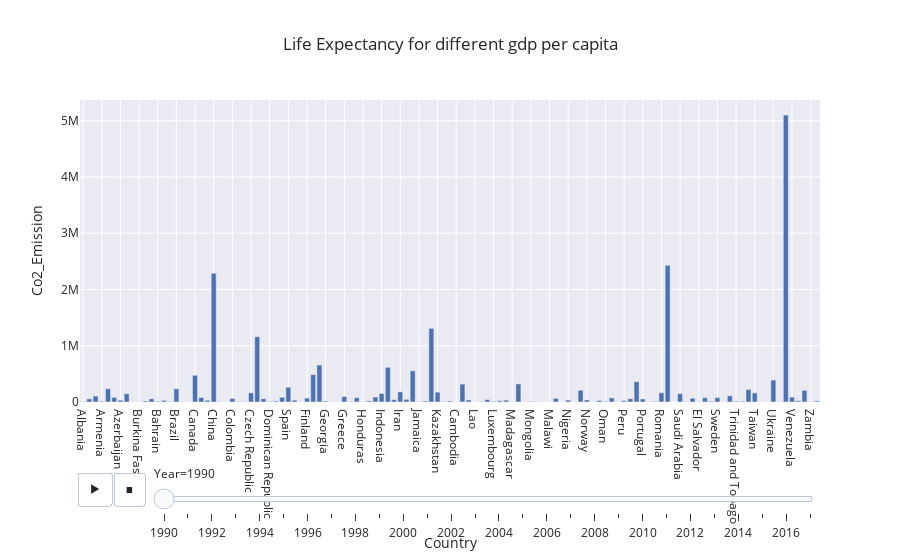

Write notebook code for a chart like this one.
### Markdown cell above
# Visuals

### Code cell
px.bar(df_co, x='Country', 
          y='Co2_Emission', 
          title='Life Expectancy for different gdp per capita', 
          animation_frame='Year',
          template='seaborn',
          hover_name='Country')

### Figure 1 — Plotly figure (JSON) as saved in the notebook; plotly's stock layout.template omitted (floating-point values rounded to 4 significant figures)
{"data": [{"alignmentgroup": "True", "hovertemplate": "<b>%{hovertext}</b><br><br>Year=1990<br>Country=%{x}<br>Co2_Emission=%{y}<extra></extra>", "hovertext": ["Albania", "United Arab Emirates", "Argentina", "Armenia", "Australia", "Austria", "Azerbaijan", "Belgium", "Benin", "Burkina Faso", "Bangladesh", "Bulgaria", "Bahrain", "Belarus", "Bolivia", "Brazil", "Brunei", "Botswana", "Canada", "Switzerland", "Chile", "China", "Cote d'Ivoire", "Cameroon", "Colombia", "Costa Rica", "Cyprus", "Czech Republic", "Germany", "Denmark", "Dominican Republic", "Ecuador", "Egypt", "Spain", "Estonia", "Ethiopia", "Finland", "France", "United Kingdom", "Georgia", "Ghana", "Guinea", "Greece", "Guatemala", "Hong Kong, China", "Honduras", "Croatia", "Hungary", "Indonesia", "India", "Ireland", "Iran", "Israel", "Italy", "Jamaica", "Jordan", "Japan", "Kazakhstan", "Kenya", "Kyrgyz Republic", "Cambodia", "South Korea", "Kuwait", "Lao", "Sri Lanka", "Lithuania", "Luxembourg", "Latvia", "Morocco", "Madagascar", "Mexico", "Malta", "Mongolia", "Mozambique", "Mauritius", "Malawi", "Malaysia", "Namibia", "Nigeria", "Nicaragua", "Netherlands", "Norway", "Nepal", "New Zealand", "Oman", "Pakistan", "Panama", "Peru", "Philippines", "Poland", "Portugal", "Paraguay", "Qatar", "Romania", "Russia", "Rwanda", "Saudi Arabia", "Senegal", "Singapore", "El Salvador", "Slovak Republic", "Slovenia", "Sweden", "Togo", "Thailand", "Trinidad and Tobago", "Tunisia", "Turkey", "Taiwan", "Tanzania", "Uganda", "Ukraine", "Uruguay", "United States", "Venezuela", "Vietnam", "South Africa", "Zambia", "Zimbabwe"], "legendgroup": "", "marker": {"color": "rgb(76,114,176)", "pattern": {"shape": ""}}, "name": "", "offsetgroup": "", "orientation": "v", "showlegend": false, "textposition": "auto", "type": "bar", "x": ["Albania", "United Arab Emirates", "Argentina", "Armenia", "Australia", "Austria", "Azerbaijan", "Belgium", "Benin", "Burkina Faso", "Bangladesh", "Bulgaria", "Bahrain", "Belarus", "Bolivia", "Brazil", "Brunei", "Botswana", "Canada", "Switzerland", "Chile", "China", "Cote d'Ivoire", "Cameroon", "Colombia", "Costa Rica", "Cyprus", "Czech Republic", "Germany", "Denmark", "Dominican Republic", "Ecuador", "Egypt", "Spain", "Estonia", "Ethiopia", "Finland", "France", "United Kingdom", "Georgia", "Ghana", "Guinea", "Greece", "Guatemala", "Hong Kong, China", "Honduras", "Croatia", "Hungary", "Indonesia", "India", "Ireland", "Iran", "Israel", "Italy", "Jamaica", "Jordan", "Japan", "Kazakhstan", "Kenya", "Kyrgyz Republic", "Cambodia", "South Korea", "Kuwait", "Lao", "Sri Lanka", "Lithuania", "Luxembourg", "Latvia", "Morocco", "Madagascar", "Mexico", "Malta", "Mongolia", "Mozambique", "Mauritius", "Malawi", "Malaysia", "Namibia", "Nigeria", "Nicaragua", "Netherlands", "Norway", "Nepal", "New Zealand", "Oman", "Pakistan", "Panama", "Peru", "Philippines", "Poland", "Portugal", "Paraguay", "Qatar", "Romania", "Russia", "Rwanda", "Saudi Arabia", "Senegal", "Singapore", "El Salvador", "Slovak Republic", "Slovenia", "Sweden", "Togo", "Thailand", "Trinidad and Tobago", "Tunisia", "Turkey", "Taiwan", "Tanzania", "Uganda", "Ukraine", "Uruguay", "United States", "Venezuela", "Vietnam", "South Africa", "Zambia", "Zimbabwe"], "xaxis": "x", "y": [5620, 55200, 105000, 13700, 235000, 82600, 32400, 147000, 939, 821, 17400, 56100, 11000, 28700, 5190, 234000, 3210, 2700, 474000, 79000, 30800, 2290000, 5070, 1330, 62700, 4920, 5790, 163000, 1160000, 57500, 9660, 17100, 84500, 262000, 31800, 3730, 69100, 486000, 658000, 16900, 4680, 1000, 96600, 6080, 77100, 2930, 20600, 87900, 151000, 616000, 40800, 180000, 47900, 555000, 6880, 17000, 1310000, 175000, 7740, 18000, 1790, 318000, 36100, 767, 6020, 42600, 11900, 22600, 32200.0, 1390, 322000, 2670, 9060, 3400, 2760, 1570, 64000, 0, 32800, 2460, 209000, 37200, 1170, 26600, 11300, 72900, 2540, 22500, 57600, 362000, 53600, 3510, 10300, 165000, 2430000, 524, 147000, 3210, 67000, 3780, 76200, 15500, 78000, 1250, 109000, 13100, 13800, 224000, 163000, 3430, 1520, 390000, 5090, 5100000, 86100, 22500, 206000, 3560, 20100], "yaxis": "y"}], "layout": {"barmode": "relative", "legend": {"tracegroupgap": 0}, "sliders": [{"active": 0, "currentvalue": {"prefix": "Year="}, "len": 0.9, "pad": {"b": 10, "t": 60}, "steps": [{"args": [["1990"], {"frame": {"duration": 0, "redraw": true}, "fromcurrent": true, "mode": "immediate", "transition": {"duration": 0, "easing": "linear"}}], "label": "1990", "method": "animate"}, {"args": [["1991"], {"frame": {"duration": 0, "redraw": true}, "fromcurrent": true, "mode": "immediate", "transition": {"duration": 0, "easing": "linear"}}], "label": "1991", "method": "animate"}, {"args": [["1992"], {"frame": {"duration": 0, "redraw": true}, "fromcurrent": true, "mode": "immediate", "transition": {"duration": 0, "easing": "linear"}}], "label": "1992", "method": "animate"}, {"args": [["1993"], {"frame": {"duration": 0, "redraw": true}, "fromcurrent": true, "mode": "immediate", "transition": {"duration": 0, "easing": "linear"}}], "label": "1993", "method": "animate"}, {"args": [["1994"], {"frame": {"duration": 0, "redraw": true}, "fromcurrent": true, "mode": "immediate", "transition": {"duration": 0, "easing": "linear"}}], "label": "1994", "method": "animate"}, {"args": [["1995"], {"frame": {"duration": 0, "redraw": true}, "fromcurrent": true, "mode": "immediate", "transition": {"duration": 0, "easing": "linear"}}], "label": "1995", "method": "animate"}, {"args": [["1996"], {"frame": {"duration": 0, "redraw": true}, "fromcurrent": true, "mode": "immediate", "transition": {"duration": 0, "easing": "linear"}}], "label": "1996", "method": "animate"}, {"args": [["1997"], {"frame": {"duration": 0, "redraw": true}, "fromcurrent": true, "mode": "immediate", "transition": {"duration": 0, "easing": "linear"}}], "label": "1997", "method": "animate"}, {"args": [["1998"], {"frame": {"duration": 0, "redraw": true}, "fromcurrent": true, "mode": "immediate", "transition": {"duration": 0, "easing": "linear"}}], "label": "1998", "method": "animate"}, {"args": [["1999"], {"frame": {"duration": 0, "redraw": true}, "fromcurrent": true, "mode": "immediate", "transition": {"duration": 0, "easing": "linear"}}], "label": "1999", "method": "animate"}, {"args": [["2000"], {"frame": {"duration": 0, "redraw": true}, "fromcurrent": true, "mode": "immediate", "transition": {"duration": 0, "easing": "linear"}}], "label": "2000", "method": "animate"}, {"args": [["2001"], {"frame": {"duration": 0, "redraw": true}, "fromcurrent": true, "mode": "immediate", "transition": {"duration": 0, "easing": "linear"}}], "label": "2001", "method": "animate"}, {"args": [["2002"], {"frame": {"duration": 0, "redraw": true}, "fromcurrent": true, "mode": "immediate", "transition": {"duration": 0, "easing": "linear"}}], "label": "2002", "method": "animate"}, {"args": [["2003"], {"frame": {"duration": 0, "redraw": true}, "fromcurrent": true, "mode": "immediate", "transition": {"duration": 0, "easing": "linear"}}], "label": "2003", "method": "animate"}, {"args": [["2004"], {"frame": {"duration": 0, "redraw": true}, "fromcurrent": true, "mode": "immediate", "transition": {"duration": 0, "easing": "linear"}}], "label": "2004", "method": "animate"}, {"args": [["2005"], {"frame": {"duration": 0, "redraw": true}, "fromcurrent": true, "mode": "immediate", "transition": {"duration": 0, "easing": "linear"}}], "label": "2005", "method": "animate"}, {"args": [["2006"], {"frame": {"duration": 0, "redraw": true}, "fromcurrent": true, "mode": "immediate", "transition": {"duration": 0, "easing": "linear"}}], "label": "2006", "method": "animate"}, {"args": [["2007"], {"frame": {"duration": 0, "redraw": true}, "fromcurrent": true, "mode": "immediate", "transition": {"duration": 0, "easing": "linear"}}], "label": "2007", "method": "animate"}, {"args": [["2008"], {"frame": {"duration": 0, "redraw": true}, "fromcurrent": true, "mode": "immediate", "transition": {"duration": 0, "easing": "linear"}}], "label": "2008", "method": "animate"}, {"args": [["2009"], {"frame": {"duration": 0, "redraw": true}, "fromcurrent": true, "mode": "immediate", "transition": {"duration": 0, "easing": "linear"}}], "label": "2009", "method": "animate"}, {"args": [["2010"], {"frame": {"duration": 0, "redraw": true}, "fromcurrent": true, "mode": "immediate", "transition": {"duration": 0, "easing": "linear"}}], "label": "2010", "method": "animate"}, {"args": [["2011"], {"frame": {"duration": 0, "redraw": true}, "fromcurrent": true, "mode": "immediate", "transition": {"duration": 0, "easing": "linear"}}], "label": "2011", "method": "animate"}, {"args": [["2012"], {"frame": {"duration": 0, "redraw": true}, "fromcurrent": true, "mode": "immediate", "transition": {"duration": 0, "easing": "linear"}}], "label": "2012", "method": "animate"}, {"args": [["2013"], {"frame": {"duration": 0, "redraw": true}, "fromcurrent": true, "mode": "immediate", "transition": {"duration": 0, "easing": "linear"}}], "label": "2013", "method": "animate"}, {"args": [["2014"], {"frame": {"duration": 0, "redraw": true}, "fromcurrent": true, "mode": "immediate", "transition": {"duration": 0, "easing": "linear"}}], "label": "2014", "method": "animate"}, {"args": [["2015"], {"frame": {"duration": 0, "redraw": true}, "fromcurrent": true, "mode": "immediate", "transition": {"duration": 0, "easing": "linear"}}], "label": "2015", "method": "animate"}, {"args": [["2016"], {"frame": {"duration": 0, "redraw": true}, "fromcurrent": true, "mode": "immediate", "transition": {"duration": 0, "easing": "linear"}}], "label": "2016", "method": "animate"}, {"args": [["2017"], {"frame": {"duration": 0, "redraw": true}, "fromcurrent": true, "mode": "immediate", "transition": {"duration": 0, "easing": "linear"}}], "label": "2017", "method": "animate"}], "x": 0.1, "xanchor": "left", "y": 0, "yanchor": "top"}], "title": {"text": "Life Expectancy for different gdp per capita"}, "updatemenus": [{"buttons": [{"args": [null, {"frame": {"duration": 500, "redraw": true}, "fromcurrent": true, "mode": "immediate", "transition": {"duration": 500, "easing": "linear"}}], "label": "&#9654;", "method": "animate"}, {"args": [[null], {"frame": {"duration": 0, "redraw": true}, "fromcurrent": true, "mode": "immediate", "transition": {"duration": 0, "easing": "linear"}}], "label": "&#9724;", "method": "animate"}], "direction": "left", "pad": {"r": 10, "t": 70}, "showactive": false, "type": "buttons", "x": 0.1, "xanchor": "right", "y": 0, "yanchor": "top"}], "xaxis": {"anchor": "y", "domain": [0, 1], "title": {"text": "Country"}}, "yaxis": {"anchor": "x", "domain": [0, 1], "title": {"text": "Co2_Emission"}}}}
